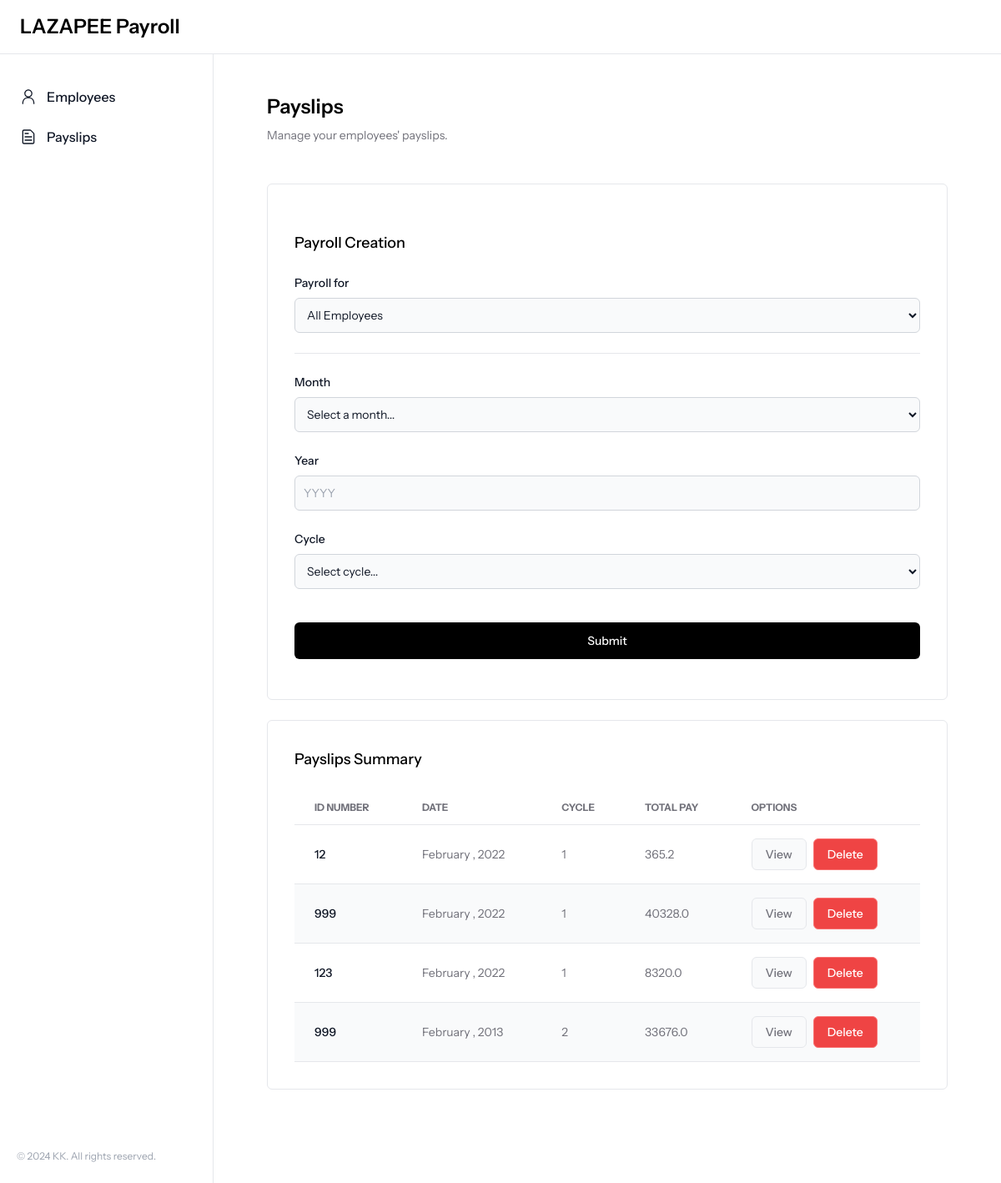
The app's page /payslips/, older data.
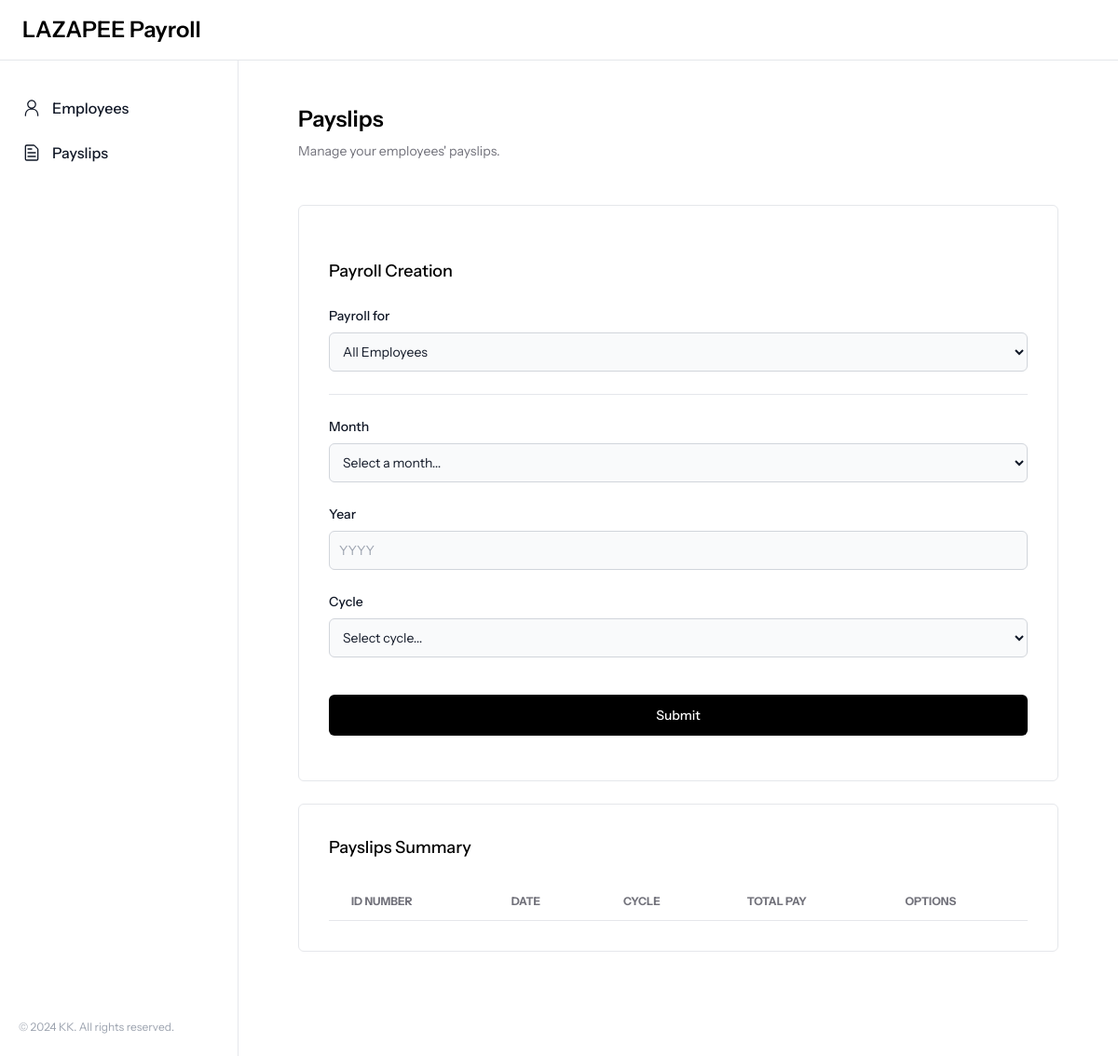
The same page, newer data.
### payroll_app/models.py (models this page shows, shortened)
class Payslip(models.Model):
    id_number = models.ForeignKey(Employee, on_delete=models.CASCADE, related_name='payslips')
    month = models.CharField(max_length=10)
    date_range = models.CharField(max_length=20)
    year = models.CharField(max_length=4)
    pay_cycle = models.IntegerField()
    rate = models.FloatField()
    earnings_allowance = models.FloatField()
    deductions_tax = models.FloatField()
    deductions_health = models.FloatField()
    pag_ibig = models.FloatField(default=100)
    sss = models.FloatField()
    overtime = models.FloatField()
    total_pay = models.FloatField()

class Employee(models.Model):
    name = models.CharField(max_length=255)
    id_number = models.CharField(max_length=20, unique=True)
    rate = models.FloatField()
    overtime_pay = models.FloatField(null=True, blank=True)
    allowance = models.FloatField(null=True, blank=True)

### payroll_app/views.py (the view)
# urls.py: path('payslips/', views.payslips, name='payslips'),
def payslips(request):
    employees = Employee.objects.all()
    payslips = Payslip.objects.all()
    context = {
        'employees': employees,
        'payslips': payslips,
    }
    return render(request, 'payroll_app/payslips.html', context)

### payroll_app/templates/payroll_app/payslips.html (shortened to what this page needs)
{% extends 'payroll_app/base.html' %}
{% load static %}
{% block content %}
<div class="flex items-center mb-12">
    <div>
        <span class="text-2xl font-semibold">Payslips</span>
        <p class="text-sm pt-2 text-[#71717A]">Manage your employees' payslips.</p>
    </div>
</div>
<div class="rounded-md bg-white border border-gray-200 sm:p-6 md:p-8 mb-6">
    <form class="space-y-6" action="{% url 'create_payslip' %}" method="POST">
        <h2 class="text-lg font-medium">Payroll Creation</h2>
        <div>
            <label for="name" class="block mb-2 text-sm font-medium text-gray-900">Payroll for</label>
            <select name="id_number" id="id_number"
                class="bg-gray-50 border border-gray-300 text-gray-900 text-sm rounded-md block w-full p-2.5">
                <option value="all_employees">All Employees</option>
            </select>
        </div>
        <hr class="my-6 border-gray-200">
        <div>
            <label for="month" class="block mb-2 text-sm font-medium text-gray-900">Month</label>
            <select id="month" name="month"
                class="bg-gray-50 border border-gray-300 text-gray-900 text-sm rounded-md block w-full p-2.5" required>
                <option disabled selected>Select a month...</option>
            </select>
        </div>
        <div>
            <label for="year" class="block mb-2 text-sm font-medium text-gray-900">Year</label>
            <input type="number" name="year" id="year" min="1900" max="2024" placeholder="YYYY"
                class="bg-gray-50 border border-gray-300 text-gray-900 text-sm rounded-md block w-full p-2.5"
                required />
        </div>
        <div class="pb-4">
            <label for="cycle" class="block mb-2 text-sm font-medium text-gray-900">Cycle</label>
            <select id="cycle" name="cycle"
                class="bg-gray-50 border border-gray-300 text-gray-900 text-sm rounded-md block w-full p-2.5" required>
                <option disabled selected>Select cycle...</option>
            </select>
        </div>
        <button type="submit"
            class="w-full text-white bg-black hover:bg-[#1B1B1B] font-medium rounded-md text-sm px-5 py-3 text-center">Submit</button>
    </form>
</div>
<div class="relative overflow-x-auto rounded-md bg-white border border-gray-200 sm:p-6 md:p-8 mb-16">
    <h2 class="text-lg font-medium mb-6">Payslips Summary</h2>
    <table class="w-full text-sm text-left text-[#71717A]">
        <thead class="text-xs text-[#71717A] uppercase border-b">
            <tr>
                <th scope="col" class="px-6 py-3">
                    ID Number
                </th>
                <th scope="col" class="px-6 py-3">
                    Date
                </th>
                <th scope="col" class="px-6 py-3">
                    Cycle
                </th>
                <th scope="col" class="px-6 py-3">
                    Total Pay
                </th>
                <th scope="col" class="px-6 py-3">
                    Options
                </th>
            </tr>
        </thead>
        <tbody>
            {% for payslip in payslips %}
            <tr class="odd:bg-white even:bg-gray-50 border-b">
                <th scope="row" class="px-6 py-4 font-medium text-gray-900 whitespace-nowrap">
                    {{ payslip.id_number.id_number }}
                </th>
                <td class="px-6 py-4">
                    {{ payslip.month|title }} {{ payslip.date_range }}, {{ payslip.year }}
                </td>
                <td class="px-6 py-4">
                    {{ payslip.pay_cycle }}
                </td>
                <td class="px-6 py-4">
                    {{ payslip.total_pay }}
                </td>
                <td class="px-6 py-4 flex items-center space-x-2">
                    <a href="{% url 'view_payslip' payslip.id %}"
                        class="w-auto flex items-center font-medium bg-gray-50 border border-gray-200 px-4 py-2 rounded-md hover:bg-gray-100">
                        View
                    </a>
                    <form action="{% url 'delete_payslip' payslip.id %}" method="POST"
                        onsubmit="return confirm('Are you sure you want to delete this payslip?')"
                        class="w-auto flex items-center">
                        <button type="submit"
                            class="w-auto flex items-center font-medium bg-red-500 border border-red-400 text-white px-4 py-2 rounded-md hover:bg-red-600 -mb-3.5">
                            Delete
                        </button>
                    </form>
                </td>
            </tr>
            {% endfor %}
        </tbody>
    </table>
</div>
{% endblock %}

### payroll_app/templates/payroll_app/base.html (shortened to what this page needs)
{% load static tailwind_tags %}
<html lang="en">
<head>
   {% tailwind_css %}
</head>
<body>
   <nav class="fixed top-0 z-50 w-full bg-white border-b border-gray-200">
      <div class="px-3 py-4 lg:px-5 lg:pl-3">
         <div class="flex items-center">
            <div class="flex items-center justify-start rtl:justify-end h-full">
               <a href="/" class="flex ms-1 md:me-24">
                  <span class="ml-2 text-xl font-semibold sm:text-2xl whitespace-nowrap">LAZAPEE Payroll</span>
               </a>
            </div>
         </div>
      </div>
   </nav>
   <aside id="logo-sidebar"
      class="fixed top-0 left-0 z-40 w-64 h-screen pt-24 transition-transform -translate-x-full bg-white border-r border-gray-200 sm:translate-x-0 flex flex-col justify-between"
      aria-label="Sidebar">
      <div class="h-full px-4 pb-4 overflow-y-auto bg-white">
         <ul class="space-y-2 font-medium">
            <li>
               <a href="/" class="flex items-center p-2 text-gray-900 rounded-lg hover:bg-gray-100 group">
                  <span class="ms-3">Employees</span>
               </a>
            </li>
            <li>
               <a href="{% url 'payslips' %}"
                  class="flex items-center p-2 text-gray-900 rounded-lg hover:bg-gray-100 group">
                  <span class="flex-1 ms-3 whitespace-nowrap">Payslips</span>
               </a>
            </li>
         </ul>
      </div>
      <div class="px-5 pb-6 overflow-y-auto">
         <span class="text-xs text-gray-400 font-light">&copy; 2024 KK. All rights reserved.</span>
      </div>
   </aside>
   <div class="py-8 px-12 sm:ml-64">
      <div class="p-4 mt-16">
         {% block content %}
         {% endblock %}
      </div>
   </div>
</body>
</html>

### payroll_app/templates/payroll_app/base.html (style rules this page uses)
body { font-family: "Instrument Sans", sans serif; }

Row changes from the older to the newer data that the page shows:
removed Payslip: id_number.id_number "12", month "February", year "2022", pay_cycle "1", total_pay "365.2"
removed Payslip: id_number.id_number "999", month "February", year "2022", pay_cycle "1", total_pay "40328.0"
removed Payslip: id_number.id_number "123", month "February", year "2022", pay_cycle "1", total_pay "8320.0"
removed Payslip: id_number.id_number "999", month "February", year "2013", pay_cycle "2", total_pay "33676.0"
